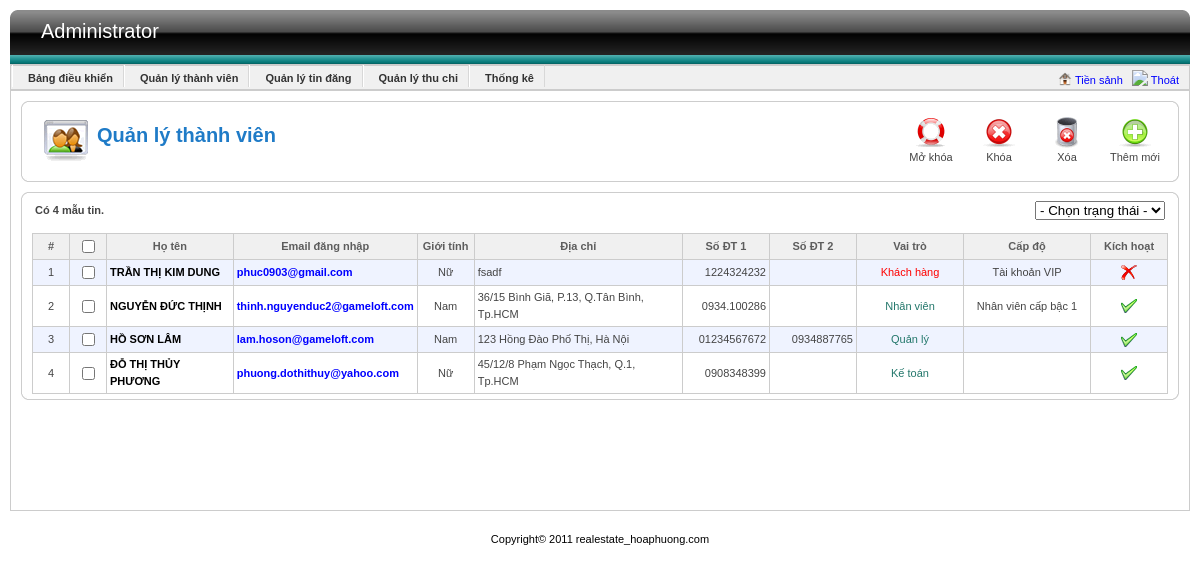
The app's page /Source/admin/index.php?view=user (signed in), older data.
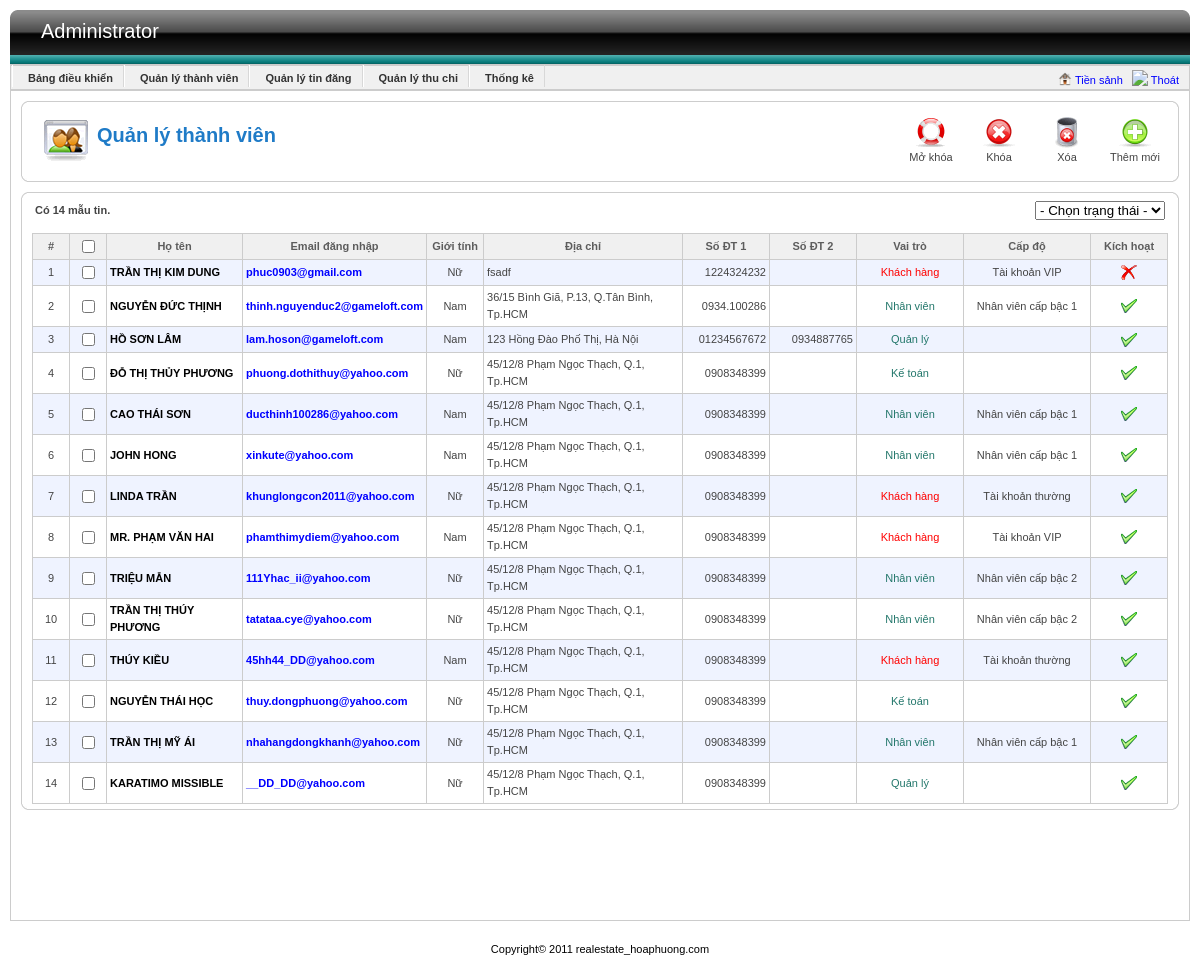
The same page, newer data.
### tables this page shows
CREATE TABLE IF NOT EXISTS `user` (
  `id` int(11) NOT NULL AUTO_INCREMENT,
  `password` varchar(256) NOT NULL,
  `email` varchar(50) NOT NULL,
  `hoten` varchar(50) NOT NULL,
  `gioitinh` bit(1) NOT NULL,
  `diachi` text NOT NULL,
  `sdt1` varchar(15) DEFAULT NULL,
  `sdt2` varchar(15) DEFAULT NULL,
  `role` int(11) DEFAULT NULL,
  `level` int(11) DEFAULT NULL,
  `status` int(11) DEFAULT NULL,
  `ngaycapnhat` datetime DEFAULT NULL,
  `ip` varchar(45) DEFAULT NULL,
  PRIMARY KEY (`id`),
  KEY `fk_taikhoan_role` (`role`),
  KEY `fk_taikhoan_level` (`level`)
);

CREATE TABLE IF NOT EXISTS `role` (
  `id` int(11) NOT NULL AUTO_INCREMENT,
  `ten` varchar(45) DEFAULT NULL,
  PRIMARY KEY (`id`)
);

CREATE TABLE IF NOT EXISTS `level` (
  `idlevel` int(11) NOT NULL AUTO_INCREMENT,
  `ten` varchar(45) NOT NULL,
  `chitiet` text,
  PRIMARY KEY (`idlevel`)
);

### Source/DAO/config.php (called while the page is built, shortened)
<?php
   	$databaseName = "qldo";
?>

### Source/DAO/DataProvider.php (called while the page is built, shortened)
<?php
class DataProvider
{
	public static function Query($sql)
	{
		include('config.php');
		if (!($connection = @mysql_connect($hostName,$username,$password)))
			die ("Couldn't connect to database");
		if (!($result = @mysql_query($sql, $connection)))
			showError();
		return $result;
	}
}
?>

### Source/DAO/UsersDAO.php (called while the page is built, shortened)
<?php
	include_once("DataProvider.php");
?>
<?php
	class UsersDAO
	{
		public static function GetUserByActive($active)
		{
			$strSQL = "";
			if ($active == -1)
				$strSQL = "select *
						   from user
						   where role!=1 and status!=-1";
			else
				$strSQL = "select *
						   from user
						   where status=$active and role!=1 and status!=-1";
			$result = DataProvider::Query($strSQL);
			while ($row= mysql_fetch_array ($result,MYSQL_BOTH))
                $return[]=$row;
            return $return;
		}
	}
?>

### Source/BUS/UsersBUS.php (called while the page is built, shortened)
<?php
	include_once (str_replace("//","/",dirname(__FILE__)."/")  . "../DAO/UsersDAO.php");
?>
<?php
	class UsersBUS
	{
		public static function GetUserByActive($active)
		{
			return UsersDAO::GetUserByActive($active);
		}
	}
?>

### Source/DAO/RoleDAO.php (called while the page is built, shortened)
<?php
	include_once("DataProvider.php");
	class RoleDAO
	{
		public static function GetRoleByID($id)
		{
			$strSQL = "select *
					   from role
					   where id='$id'";
            $result = DataProvider::Query($strSQL);
            return mysql_fetch_array($result);
		}
	}
?>

### Source/BUS/RoleBUS.php (called while the page is built, shortened)
<?php
	include_once (str_replace("//","/",dirname(__FILE__)."/")  . "../DAO/RoleDAO.php");
	class RoleBUS
	{
		public static function GetRoleByID ($id)
		{
			return RoleDAO::GetRoleByID ($id);
		}
	}
?>

### Source/DAO/LevelDAO.php (called while the page is built, shortened)
<?php
	include_once("DataProvider.php");
	class LevelDAO
	{
		public static function GetLevelByID($id)
		{
			$strSQL = "select *
					   from level
					   where idlevel='$id'";
            $result = DataProvider::Query($strSQL);
			if (mysql_num_rows($result)==0)
				return null;
            return mysql_fetch_array($result);
		}
	}
?>

### Source/BUS/LevelBUS.php (called while the page is built, shortened)
<?php
	include_once (str_replace("//","/",dirname(__FILE__)."/")  . "../DAO/LevelDAO.php");
	class LevelBUS
	{
		public static function GetLevelByID ($id)
		{
			return LevelDAO::GetLevelByID ($id);
		}
	}
?>

### Source/admin/module/user/listUser.php (the view, shortened to what this page needs)
<?php
	$PATH = str_replace('//','/',dirname(__FILE__).'/');
	include_once($PATH . "../../../BUS/UsersBUS.php");
	include_once($PATH . "../../../BUS/RoleBUS.php");
	include_once($PATH . "../../../BUS/LevelBUS.php");
?>
<div id="listItem">
	<div class="tl"></div>
	<div class="tr"></div>
	<div class="tm"></div>
	<div class="mid">
		<form method="post" name="frmListItem" id="frmListItem">
			<table width="100%" border="0" align="center" cellpadding="0" cellspacing="0">
				<tr>
					<td width="69%">
						<?php
							$active = "";
							if (isset($_GET["active"]) && $_GET["active"] != -1)
								$active = $_GET["active"];
							else
								$active = -1;
							$listUsers = UsersBUS::GetUserByActive($active);
							echo "<b>Có ".count($listUsers)." mẫu tin.</b>";
						?>
					</td>
					<td width="31%">
						<div align="right">
							<select id="status" onchange="return loadUserByActive();">
								<option value="-1" <?php echo $active==-1?"selected":""; ?>> - Chọn trạng thái - </option>
							</select>
						</div>
					</td>
				</tr>
			</table>
			<div class="list">
				<table width="100%" border="0" cellspacing="0" cellpadding="0">
					<tr class="title">
						<td width="30px" align="center">#</td>
						<td width="30px" align="center">
							<input type="checkbox" onclick="checkAll(this);" /></td>
						<td align="center">Họ tên</td>
						<td align="center">Email đăng nhập</td>
						<td width="50px" align="center">Giới tính</td>
						<td align="center">Địa chỉ</td>
						<td width="80px" align="center">Số ĐT 1</td>
						<td width="80px" align="center">Số ĐT 2</td>
						<td width="100px" align="center">Vai trò</td>
						<td width="120px" align="center">Cấp độ</td>
						<td width="70px" align="center">Kích hoạt</td>
					</tr>
					<?php
						for ($i=0;$i<count($listUsers);$i++)
						{
					?>
					<tr style="background:<?php echo ($i%2==0) ? "#EFF3FF" : "white"; ?>;">
						<td align="center"><?php echo $i+1; ?></td>
						<td align="center"><input type="checkbox" name="cbUser" id="cbUser" value="<?php echo $listUsers[$i]["id"]; ?>" onclick="Check_Click(this)"></td>
						<td class="m_name"><?php echo "<a href='index.php?view=user&do=edit&uid=".$listUsers[$i]["id"]."'>".$listUsers[$i]["hoten"]."</a>"; ?></td>
						<td style="color:blue;font-weight:bold;"><?php echo $listUsers[$i]["email"]; ?></td>
						<td align="center"><?php echo ($listUsers[$i]["gioitinh"]==1)?"Nam":"Nữ"; ?></td>
						<td><?php echo $listUsers[$i]["diachi"]; ?></td>
						<td align="right"><?php echo $listUsers[$i]["sdt1"]; ?></td>
						<td align="right"><?php echo $listUsers[$i]["sdt2"]; ?></td>
						<?php
							$role = RoleBUS::GetRoleByID($listUsers[$i]["role"]);
							if ($role[0] == 2)
								echo "<td align='center' style='color:red;'>".$role[1]."</td>";
							else
								echo "<td align='center' style='color:#23776B;'>".$role[1]."</td>";
							$level = LevelBUS::GetLevelByID($listUsers[$i]["level"]);
							echo "<td align='center'>".$level[2]."</td>";
							if ($listUsers[$i]["status"] == 1)
								echo "<td align='center'><img src='images/icon_yes.png' alt='Đã kích hoạt' /></td>";
							else
								echo "<td align='center'><img src='images/icon_no.png' alt='Đã bị khóa' /></td>";
						?>
					</tr>
					<?php
						}
					?>
				</table>
			</div>
		</form>
	</div>
	<div class="bl"></div>
	<div class="br"></div>
	<div class="bm"></div>
</div>

### Source/admin/index.php (shortened to what this page needs)
<?php
 	$do="";
	if(isset($_SESSION["curUser"]) && $_SESSION["curUser"][8] == 1)
		$bodyFile="include/controlpanel.php";
	else
		$bodyFile= "module/login.php";
	if(isset ($_GET["view"]))
	{
		switch ($_GET["view"])
		{
			case "user":
				switch($do)
				{
					default:
						$bodyFile= "module/user/user.php";
						break;
				}
				break;
		}
	}
?>
<!DOCTYPE html PUBLIC "-//W3C//DTD XHTML 1.0 Transitional//EN" "http://www.w3.org/TR/xhtml1/DTD/xhtml1-transitional.dtd">
<html xmlns="http://www.w3.org/1999/xhtml">
<head>
	<link href="css/admin.css" rel="stylesheet" type="text/css" />
	<link rel="stylesheet" type="text/css" href="css/ui-lightness/jquery-ui-1.8.9.custom.css" />
</head>
<body>
<div id="container">
<div id="header">
	<?php include("include/top_admin.php");?>
</div>
<div id="body">
<?php
	include($bodyFile);
?>
</div>
<div id="footer">
Copyright© 2011 realestate_hoaphuong.com<br />
</div>
</div>
</body>
</html>

### Source/admin/include/top_admin.php (shortened to what this page needs)
<div class="left"></div>
<div class="right"></div>
<div class="mid">
	<div class="logo">Administrator</div>
</div>
<?php
	if(isset($_SESSION["curUser"]) && $_SESSION["curUser"][8] == 1)
	{
?>
<div id="menu">
	<ul>
		<li><a href="index.php" class="item">Bảng điều khiển</a></li>
		<li><a href="index.php?view=user" class="item">Quản lý thành viên</a></li>
		<li><a href="index.php?view=article" class="item">Quản lý tin đăng</a></li>
		<li><a href="index.php?view=business" class="item">Quản lý thu chi</a></li>
		<li><a href="index.php?view=statistic" class="item">Thống kê</a></li>
	</ul>
	<div class="mess">
		<img src="images/icon-16-frontpage.png" /> <a href="../index.php">Tiền sảnh</a>&nbsp;&nbsp;
		<img src="images/icon-16-logout.png" /> <a href="index.php?do=logout">Thoát</a>
	</div>
</div>
<?php
	}
?>

### Source/admin/module/user/user.php (shortened to what this page needs)
<?php
	$PATH = str_replace('//','/',dirname(__FILE__).'/');
?>
<div id="toolbar">
<div class="tl"></div>
<div class="tr"></div>
<div class="tm"></div>
<div class="mid">
	<div class="title icon_user">Quản lý thành viên </div>
    <div class="icon">
    	<a href="index.php?view=user&do=add">
        	<img src="images/icon_32_new.png" alt="Thêm mới" border="0" title="Thêm mới" /><br />Thêm mới</a></div>
    <div class="icon">
    	<a onclick="return deleteUser();">
        	<img src="images/icon_32_delete.png" alt="Xóa" border="0" title="Xóa" /><br />Xóa</a></div>
    <div class="icon">
    	<a onclick="return lockUser();">
        	<img src="images/icon_32_cancel.png" alt="Khóa" border="0" title="Khóa" /><br />Khóa</a></div>
    <div class="icon">
    	<a onclick="return unlockUser();">
        	<img src="images/icon_32_help.png" alt="Mở khóa" border="0" title="Mở khóa" /><br />Mở khóa</a></div>
    <br class="clr" />
</div>
<div class="bl"></div>
<div class="br"></div>
<div class="bm"></div>
</div>
<div style="margin:10px">
<?php include_once ($PATH . "listUser.php"); ?>
</div>

### Source/admin/css/admin.css (style rules this page uses)
a,a:visited { color:#024EFD; text-decoration: none; cursor:pointer; }
body { font-family: Tahoma, Arial, Verdana, sans-serif; font-size: 11px; line-height: 17px; font-weight: normal; color: #444444; text-decoration: none; margin: 0px; padding: 0px; text-align:center }
input { font-size:11px; }
td { padding:3px }
#container { padding-left:10px; padding-right:10px }
#header { margin-top:10px; }
#header .left { float:left;width:11px; height:54px; background:url(../images/header_left.png) }
#header .mid { height:54px; background:url(../images/header_middle.png); text-align:left; color:#FFFFFF }
#header .logo { float:left; width:300px; font-size:20px; color:#FFFFFF; padding-top:13px; margin-left:20px }
#header .right { float:right; width:11px; height:54px; background:url(../images/header_right.png) }
#menu, #menu ul, #menu li { margin: 0; padding: 0; border: 0 none; }
#menu { border-bottom:1px solid #CCC; height:25px; background:#F0F0F0 }
#menu .mess { float:right; width:250px; margin-right:10px; text-align:right;margin-top:2px; }
#menu .mess img { height:14px;position:relative;top:2px; }
#menu .mess a , a:hover { color:blue; }
#menu { border-left:1px solid #CCC;border-right:1px solid #CCC; }
#menu li { float:left; position:relative; list-style: none; display: inline; border-left: 1px solid #fff; border-right: 1px solid #d8d8d8; padding-top:5px }
#menu ul { border: 0.1em solid #ccc; border-left:1px solid #CCC; }
#body { border:1px solid #CCC; padding-bottom:100px; text-align:left }
#footer { color:#000000; text-align:center; padding-top:20px; }
#menu .item { font-size: 11px; font-weight: 700; padding-left: 15px; padding-right: 10px; color:#333333; text-decoration:none; font-family:Arial, Helvetica, sans-serif; }
.icon { float:left; border:1px #e0e0e0 solid;padding:5px;margin:5px;max-height:150px;_height:150px; text-align:center; width:100px; max-width:100px }
.icon a,.icona:visited { border:none; font-family:Arial, Helvetica, sans-serif; font-size:11px; color:#454545;text-decoration:none; }
#toolbar { height:1%; margin:10px; }
.tl { background:url(../images/j_crn_tl_light.png) left top; width:6px; height:6px; float:left }
.tr { background:url(../images/j_crn_tr_light.png) left top; width:6px; height:6px; float:right }
.tm { height:6px;background:url(../images/j_border.png) left top repeat-x; display:block; }
.mid { border-left:1px solid #CDCDCD ; border-right:1px solid #CDCDCD; padding-left:10px; padding-right:10px; }
.bl { background:url(../images/j_crn_bl_light.png) left top; width:6px; height:6px; float:left }
.br { background:url(../images/j_crn_br_light.png) left top; width:6px; height:6px; float:right }
.bm { height:6px;;background:url(../images/j_border.png) left bottom repeat-x; display:block }
#toolbar .title { float:left; width:400px; font-size:20px; font-weight:700; color:#1F7BC7; background-repeat:no-repeat; padding-left:55px; padding-top:10px; margin-left:10px; margin-top:10px; height:40px }
#toolbar .icon { float:right; margin-right:3px; width:50px; width-max:50px; text-align:center; border:none }
.icon_user { background-image:url(../images/icon-48-user.png); }
#listItem { height:1% }
#listItem .list { margin-top:10px; }
#listItem .list table { border-top:1px solid #ccc; border-left:1px solid #ccc; }
#listItem .list td { border-right:1px solid #ccc; border-bottom:1px solid #ccc; padding:3px }
#listItem .title { background:#f0f0f0; font-size:11px; font-weight:600 }
.title { font-size:11px; font-weight:600; color:#5D5D5D }
.m_name { font-weight:bold; }
.m_name a { color:#000; }

Row changes from the older to the newer data that the page shows:
added user: hoten "CAO THÁI SƠN", email "ducthinh100286@yahoo.com", gioitinh "Nam", diachi "45/12/8 Phạm Ngọc Thạch, Q.1, Tp.HCM", sdt1 "0908348399", role.ten "Nhân viên", level.chitiet "Nhân viên cấp bậc 1", status 1 (drawn)
added user: hoten "JOHN HONG", email "xinkute@yahoo.com", gioitinh "Nam", diachi "45/12/8 Phạm Ngọc Thạch, Q.1, Tp.HCM", sdt1 "0908348399", role.ten "Nhân viên", level.chitiet "Nhân viên cấp bậc 1", status 1 (drawn)
added user: hoten "LINDA TRẦN", email "khunglongcon2011@yahoo.com", gioitinh "Nữ", diachi "45/12/8 Phạm Ngọc Thạch, Q.1, Tp.HCM", sdt1 "0908348399", role.ten "Khách hàng", level.chitiet "Tài khoản thường", status 1 (drawn)
added user: hoten "MR. PHẠM VĂN HAI", email "phamthimydiem@yahoo.com", gioitinh "Nam", diachi "45/12/8 Phạm Ngọc Thạch, Q.1, Tp.HCM", sdt1 "0908348399", role.ten "Khách hàng", level.chitiet "Tài khoản VIP", status 1 (drawn)
added user: hoten "TRIỆU MẪN", email "111Yhac_ii@yahoo.com", gioitinh "Nữ", diachi "45/12/8 Phạm Ngọc Thạch, Q.1, Tp.HCM", sdt1 "0908348399", role.ten "Nhân viên", level.chitiet "Nhân viên cấp bậc 2", status 1 (drawn)
added user: hoten "TRẦN THỊ THÚY PHƯƠNG", email "tatataa.cye@yahoo.com", gioitinh "Nữ", diachi "45/12/8 Phạm Ngọc Thạch, Q.1, Tp.HCM", sdt1 "0908348399", role.ten "Nhân viên", level.chitiet "Nhân viên cấp bậc 2", status 1 (drawn)
added user: hoten "THÚY KIỀU", email "45hh44_DD@yahoo.com", gioitinh "Nam", diachi "45/12/8 Phạm Ngọc Thạch, Q.1, Tp.HCM", sdt1 "0908348399", role.ten "Khách hàng", level.chitiet "Tài khoản thường", status 1 (drawn)
added user: hoten "NGUYỄN THÁI HỌC", email "thuy.dongphuong@yahoo.com", gioitinh "Nữ", diachi "45/12/8 Phạm Ngọc Thạch, Q.1, Tp.HCM", sdt1 "0908348399", role.ten "Kế toán", status 1 (drawn)
added user: hoten "TRẦN THỊ MỸ ÁI", email "nhahangdongkhanh@yahoo.com", gioitinh "Nữ", diachi "45/12/8 Phạm Ngọc Thạch, Q.1, Tp.HCM", sdt1 "0908348399", role.ten "Nhân viên", level.chitiet "Nhân viên cấp bậc 1", status 1 (drawn)
added user: hoten "KARATIMO MISSIBLE", email "__DD_DD@yahoo.com", gioitinh "Nữ", diachi "45/12/8 Phạm Ngọc Thạch, Q.1, Tp.HCM", sdt1 "0908348399", role.ten "Quản lý", status 1 (drawn)
Text that changed along with them:
count($listUsers): "4" → "14"
